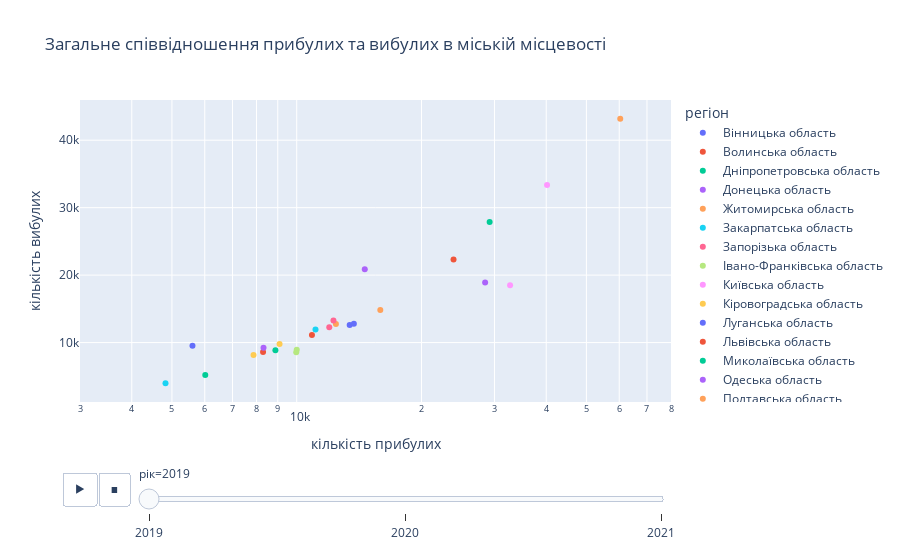

Notebook cell for this chart:
### Markdown cell above
Анімований графік, що відображає співвідношенняя між кількість вибулих та прибулих в міста кожної області. Інформація про внутрішню та зовнішню міграцію. Щоб переглянути дані за різні роки потрінр перетягнути повзунок.

### Code cell
px.scatter(all_migration, x="кількість прибулих", y="кількість вибулих", animation_frame="рік", 
           animation_group="регіон", color="регіон", hover_name="регіон",
           log_x=True, size_max=55, range_x=[3000,80000], title='Загальне співвідношення прибулих та вибулих в міській місцевості')

### Figure 1 — Plotly figure (JSON) as saved in the notebook; plotly's stock layout.template omitted (floating-point values rounded to 4 significant figures)
{"data": [{"hovertemplate": "<b>%{hovertext}</b><br><br>регіон=Вінницька область<br>рік=2019<br>кількість прибулих=%{x}<br>кількість вибулих=%{y}<extra></extra>", "hovertext": ["Вінницька область"], "ids": ["Вінницька область"], "legendgroup": "Вінницька область", "marker": {"color": "#636efa", "symbol": "circle"}, "mode": "markers", "name": "Вінницька область", "orientation": "v", "showlegend": true, "type": "scatter", "x": [13421], "xaxis": "x", "y": [12598], "yaxis": "y"}, {"hovertemplate": "<b>%{hovertext}</b><br><br>регіон=Волинська область<br>рік=2019<br>кількість прибулих=%{x}<br>кількість вибулих=%{y}<extra></extra>", "hovertext": ["Волинська область"], "ids": ["Волинська область"], "legendgroup": "Волинська область", "marker": {"color": "#EF553B", "symbol": "circle"}, "mode": "markers", "name": "Волинська область", "orientation": "v", "showlegend": true, "type": "scatter", "x": [8295], "xaxis": "x", "y": [8612], "yaxis": "y"}, {"hovertemplate": "<b>%{hovertext}</b><br><br>регіон=Дніпропетровська область<br>рік=2019<br>кількість прибулих=%{x}<br>кількість вибулих=%{y}<extra></extra>", "hovertext": ["Дніпропетровська область"], "ids": ["Дніпропетровська область"], "legendgroup": "Дніпропетровська область", "marker": {"color": "#00cc96", "symbol": "circle"}, "mode": "markers", "name": "Дніпропетровська область", "orientation": "v", "showlegend": true, "type": "scatter", "x": [29208], "xaxis": "x", "y": [27886], "yaxis": "y"}, {"hovertemplate": "<b>%{hovertext}</b><br><br>регіон=Донецька область<br>рік=2019<br>кількість прибулих=%{x}<br>кількість вибулих=%{y}<extra></extra>", "hovertext": ["Донецька область"], "ids": ["Донецька область"], "legendgroup": "Донецька область", "marker": {"color": "#ab63fa", "symbol": "circle"}, "mode": "markers", "name": "Донецька область", "orientation": "v", "showlegend": true, "type": "scatter", "x": [14596], "xaxis": "x", "y": [20871], "yaxis": "y"}, {"hovertemplate": "<b>%{hovertext}</b><br><br>регіон=Житомирська область<br>рік=2019<br>кількість прибулих=%{x}<br>кількість вибулих=%{y}<extra></extra>", "hovertext": ["Житомирська область"], "ids": ["Житомирська область"], "legendgroup": "Житомирська область", "marker": {"color": "#FFA15A", "symbol": "circle"}, "mode": "markers", "name": "Житомирська область", "orientation": "v", "showlegend": true, "type": "scatter", "x": [12433], "xaxis": "x", "y": [12742], "yaxis": "y"}, {"hovertemplate": "<b>%{hovertext}</b><br><br>регіон=Закарпатська область<br>рік=2019<br>кількість прибулих=%{x}<br>кількість вибулих=%{y}<extra></extra>", "hovertext": ["Закарпатська область"], "ids": ["Закарпатська область"], "legendgroup": "Закарпатська область", "marker": {"color": "#19d3f3", "symbol": "circle"}, "mode": "markers", "name": "Закарпатська область", "orientation": "v", "showlegend": true, "type": "scatter", "x": [4824], "xaxis": "x", "y": [3984], "yaxis": "y"}, {"hovertemplate": "<b>%{hovertext}</b><br><br>регіон=Запорізька область<br>рік=2019<br>кількість прибулих=%{x}<br>кількість вибулих=%{y}<extra></extra>", "hovertext": ["Запорізька область"], "ids": ["Запорізька область"], "legendgroup": "Запорізька область", "marker": {"color": "#FF6692", "symbol": "circle"}, "mode": "markers", "name": "Запорізька область", "orientation": "v", "showlegend": true, "type": "scatter", "x": [12265], "xaxis": "x", "y": [13261], "yaxis": "y"}, {"hovertemplate": "<b>%{hovertext}</b><br><br>регіон=Івано-Франківська область<br>рік=2019<br>кількість прибулих=%{x}<br>кількість вибулих=%{y}<extra></extra>", "hovertext": ["Івано-Франківська область"], "ids": ["Івано-Франківська область"], "legendgroup": "Івано-Франківська область", "marker": {"color": "#B6E880", "symbol": "circle"}, "mode": "markers", "name": "Івано-Франківська область", "orientation": "v", "showlegend": true, "type": "scatter", "x": [10002], "xaxis": "x", "y": [8924], "yaxis": "y"}, {"hovertemplate": "<b>%{hovertext}</b><br><br>регіон=Київська область<br>рік=2019<br>кількість прибулих=%{x}<br>кількість вибулих=%{y}<extra></extra>", "hovertext": ["Київська область"], "ids": ["Київська область"], "legendgroup": "Київська область", "marker": {"color": "#FF97FF", "symbol": "circle"}, "mode": "markers", "name": "Київська область", "orientation": "v", "showlegend": true, "type": "scatter", "x": [32721], "xaxis": "x", "y": [18486], "yaxis": "y"}, {"hovertemplate": "<b>%{hovertext}</b><br><br>регіон=Кіровоградська область<br>рік=2019<br>кількість прибулих=%{x}<br>кількість вибулих=%{y}<extra></extra>", "hovertext": ["Кіровоградська область"], "ids": ["Кіровоградська область"], "legendgroup": "Кіровоградська область", "marker": {"color": "#FECB52", "symbol": "circle"}, "mode": "markers", "name": "Кіровоградська область", "orientation": "v", "showlegend": true, "type": "scatter", "x": [9090], "xaxis": "x", "y": [9770], "yaxis": "y"}, {"hovertemplate": "<b>%{hovertext}</b><br><br>регіон=Луганська область<br>рік=2019<br>кількість прибулих=%{x}<br>кількість вибулих=%{y}<extra></extra>", "hovertext": ["Луганська область"], "ids": ["Луганська область"], "legendgroup": "Луганська область", "marker": {"color": "#636efa", "symbol": "circle"}, "mode": "markers", "name": "Луганська область", "orientation": "v", "showlegend": true, "type": "scatter", "x": [5604], "xaxis": "x", "y": [9516], "yaxis": "y"}, {"hovertemplate": "<b>%{hovertext}</b><br><br>регіон=Львівська область<br>рік=2019<br>кількість прибулих=%{x}<br>кількість вибулих=%{y}<extra></extra>", "hovertext": ["Львівська область"], "ids": ["Львівська область"], "legendgroup": "Львівська область", "marker": {"color": "#EF553B", "symbol": "circle"}, "mode": "markers", "name": "Львівська область", "orientation": "v", "showlegend": true, "type": "scatter", "x": [23900], "xaxis": "x", "y": [22318], "yaxis": "y"}, {"hovertemplate": "<b>%{hovertext}</b><br><br>регіон=Миколаївська область<br>рік=2019<br>кількість прибулих=%{x}<br>кількість вибулих=%{y}<extra></extra>", "hovertext": ["Миколаївська область"], "ids": ["Миколаївська область"], "legendgroup": "Миколаївська область", "marker": {"color": "#00cc96", "symbol": "circle"}, "mode": "markers", "name": "Миколаївська область", "orientation": "v", "showlegend": true, "type": "scatter", "x": [8884], "xaxis": "x", "y": [8853], "yaxis": "y"}, {"hovertemplate": "<b>%{hovertext}</b><br><br>регіон=Одеська область<br>рік=2019<br>кількість прибулих=%{x}<br>кількість вибулих=%{y}<extra></extra>", "hovertext": ["Одеська область"], "ids": ["Одеська область"], "legendgroup": "Одеська область", "marker": {"color": "#ab63fa", "symbol": "circle"}, "mode": "markers", "name": "Одеська область", "orientation": "v", "showlegend": true, "type": "scatter", "x": [28482], "xaxis": "x", "y": [18921], "yaxis": "y"}, {"hovertemplate": "<b>%{hovertext}</b><br><br>регіон=Полтавська область<br>рік=2019<br>кількість прибулих=%{x}<br>кількість вибулих=%{y}<extra></extra>", "hovertext": ["Полтавська область"], "ids": ["Полтавська область"], "legendgroup": "Полтавська область", "marker": {"color": "#FFA15A", "symbol": "circle"}, "mode": "markers", "name": "Полтавська область", "orientation": "v", "showlegend": true, "type": "scatter", "x": [15911], "xaxis": "x", "y": [14824], "yaxis": "y"}, {"hovertemplate": "<b>%{hovertext}</b><br><br>регіон=Рівненська область<br>рік=2019<br>кількість прибулих=%{x}<br>кількість вибулих=%{y}<extra></extra>", "hovertext": ["Рівненська область"], "ids": ["Рівненська область"], "legendgroup": "Рівненська область", "marker": {"color": "#19d3f3", "symbol": "circle"}, "mode": "markers", "name": "Рівненська область", "orientation": "v", "showlegend": true, "type": "scatter", "x": [11100], "xaxis": "x", "y": [11927], "yaxis": "y"}, {"hovertemplate": "<b>%{hovertext}</b><br><br>регіон=Сумська область<br>рік=2019<br>кількість прибулих=%{x}<br>кількість вибулих=%{y}<extra></extra>", "hovertext": ["Сумська область"], "ids": ["Сумська область"], "legendgroup": "Сумська область", "marker": {"color": "#FF6692", "symbol": "circle"}, "mode": "markers", "name": "Сумська область", "orientation": "v", "showlegend": true, "type": "scatter", "x": [11983], "xaxis": "x", "y": [12261], "yaxis": "y"}, {"hovertemplate": "<b>%{hovertext}</b><br><br>регіон=Тернопільська область<br>рік=2019<br>кількість прибулих=%{x}<br>кількість вибулих=%{y}<extra></extra>", "hovertext": ["Тернопільська область"], "ids": ["Тернопільська область"], "legendgroup": "Тернопільська область", "marker": {"color": "#B6E880", "symbol": "circle"}, "mode": "markers", "name": "Тернопільська область", "orientation": "v", "showlegend": true, "type": "scatter", "x": [9974], "xaxis": "x", "y": [8583], "yaxis": "y"}, {"hovertemplate": "<b>%{hovertext}</b><br><br>регіон=Харківська область<br>рік=2019<br>кількість прибулих=%{x}<br>кількість вибулих=%{y}<extra></extra>", "hovertext": ["Харківська область"], "ids": ["Харківська область"], "legendgroup": "Харківська область", "marker": {"color": "#FF97FF", "symbol": "circle"}, "mode": "markers", "name": "Харківська область", "orientation": "v", "showlegend": true, "type": "scatter", "x": [40178], "xaxis": "x", "y": [33341], "yaxis": "y"}, {"hovertemplate": "<b>%{hovertext}</b><br><br>регіон=Херсонська область<br>рік=2019<br>кількість прибулих=%{x}<br>кількість вибулих=%{y}<extra></extra>", "hovertext": ["Херсонська область"], "ids": ["Херсонська область"], "legendgroup": "Херсонська область", "marker": {"color": "#FECB52", "symbol": "circle"}, "mode": "markers", "name": "Херсонська область", "orientation": "v", "showlegend": true, "type": "scatter", "x": [7867], "xaxis": "x", "y": [8163], "yaxis": "y"}, {"hovertemplate": "<b>%{hovertext}</b><br><br>регіон=Хмельницька область<br>рік=2019<br>кількість прибулих=%{x}<br>кількість вибулих=%{y}<extra></extra>", "hovertext": ["Хмельницька область"], "ids": ["Хмельницька область"], "legendgroup": "Хмельницька область", "marker": {"color": "#636efa", "symbol": "circle"}, "mode": "markers", "name": "Хмельницька область", "orientation": "v", "showlegend": true, "type": "scatter", "x": [13736], "xaxis": "x", "y": [12794], "yaxis": "y"}, {"hovertemplate": "<b>%{hovertext}</b><br><br>регіон=Черкаська область<br>рік=2019<br>кількість прибулих=%{x}<br>кількість вибулих=%{y}<extra></extra>", "hovertext": ["Черкаська область"], "ids": ["Черкаська область"], "legendgroup": "Черкаська область", "marker": {"color": "#EF553B", "symbol": "circle"}, "mode": "markers", "name": "Черкаська область", "orientation": "v", "showlegend": true, "type": "scatter", "x": [10883], "xaxis": "x", "y": [11137], "yaxis": "y"}, {"hovertemplate": "<b>%{hovertext}</b><br><br>регіон=Чернівецька область<br>рік=2019<br>кількість прибулих=%{x}<br>кількість вибулих=%{y}<extra></extra>", "hovertext": ["Чернівецька область"], "ids": ["Чернівецька область"], "legendgroup": "Чернівецька область", "marker": {"color": "#00cc96", "symbol": "circle"}, "mode": "markers", "name": "Чернівецька область", "orientation": "v", "showlegend": true, "type": "scatter", "x": [6017], "xaxis": "x", "y": [5189], "yaxis": "y"}, {"hovertemplate": "<b>%{hovertext}</b><br><br>регіон=Чернігівська область<br>рік=2019<br>кількість прибулих=%{x}<br>кількість вибулих=%{y}<extra></extra>", "hovertext": ["Чернігівська область"], "ids": ["Чернігівська область"], "legendgroup": "Чернігівська область", "marker": {"color": "#ab63fa", "symbol": "circle"}, "mode": "markers", "name": "Чернігівська область", "orientation": "v", "showlegend": true, "type": "scatter", "x": [8316], "xaxis": "x", "y": [9231], "yaxis": "y"}, {"hovertemplate": "<b>%{hovertext}</b><br><br>регіон=м.Київ<br>рік=2019<br>кількість прибулих=%{x}<br>кількість вибулих=%{y}<extra></extra>", "hovertext": ["м.Київ"], "ids": ["м.Київ"], "legendgroup": "м.Київ", "marker": {"color": "#FFA15A", "symbol": "circle"}, "mode": "markers", "name": "м.Київ", "orientation": "v", "showlegend": true, "type": "scatter", "x": [60340], "xaxis": "x", "y": [43165], "yaxis": "y"}], "layout": {"legend": {"title": {"text": "регіон"}, "tracegroupgap": 0}, "sliders": [{"active": 0, "currentvalue": {"prefix": "рік="}, "len": 0.9, "pad": {"b": 10, "t": 60}, "steps": [{"args": [["2019"], {"frame": {"duration": 0, "redraw": false}, "fromcurrent": true, "mode": "immediate", "transition": {"duration": 0, "easing": "linear"}}], "label": "2019", "method": "animate"}, {"args": [["2020"], {"frame": {"duration": 0, "redraw": false}, "fromcurrent": true, "mode": "immediate", "transition": {"duration": 0, "easing": "linear"}}], "label": "2020", "method": "animate"}, {"args": [["2021"], {"frame": {"duration": 0, "redraw": false}, "fromcurrent": true, "mode": "immediate", "transition": {"duration": 0, "easing": "linear"}}], "label": "2021", "method": "animate"}], "x": 0.1, "xanchor": "left", "y": 0, "yanchor": "top"}], "title": {"text": "Загальне співвідношення прибулих та вибулих в міській місцевості"}, "updatemenus": [{"buttons": [{"args": [null, {"frame": {"duration": 500, "redraw": false}, "fromcurrent": true, "mode": "immediate", "transition": {"duration": 500, "easing": "linear"}}], "label": "&#9654;", "method": "animate"}, {"args": [[null], {"frame": {"duration": 0, "redraw": false}, "fromcurrent": true, "mode": "immediate", "transition": {"duration": 0, "easing": "linear"}}], "label": "&#9724;", "method": "animate"}], "direction": "left", "pad": {"r": 10, "t": 70}, "showactive": false, "type": "buttons", "x": 0.1, "xanchor": "right", "y": 0, "yanchor": "top"}], "xaxis": {"anchor": "y", "domain": [0, 1], "range": [3.477, 4.903], "title": {"text": "кількість прибулих"}, "type": "log"}, "yaxis": {"anchor": "x", "domain": [0, 1], "title": {"text": "кількість вибулих"}}}}
